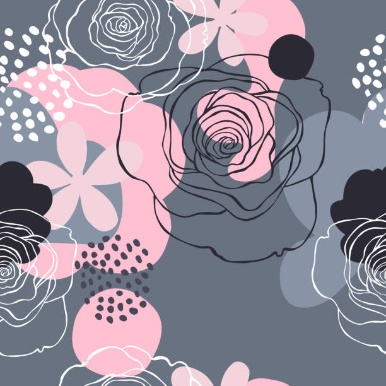
#> input picture swatches/art11_resized.jpg, 386 x 386 px; its folder holds only this picture in this run
$ python create_swatch_tile.py
#> lines starting #> are read from the running program, lines starting #| are printed output that depends on the picture
from PIL import Image
from tqdm import tqdm
import os

# folder with swatches
folder = 'swatches'
scale = 2

try:
    os.mkdir('tiled_images')
except FileExistsError:
    pass

def tiled_images(image_path, image_name):
    # Load the image
#> called with image_path = 'swatches/art11_resized.jpg', image_name = 'art11_resized.jpg'
    input_image = Image.open(image_path)
#> input_image is the input picture: PIL image 386x386 RGB; mean R, G, B 147.3, 139.3, 153.3

    # Get the dimensions of the input image
    width, height = input_image.size
#> width = 386; height = 386

    if width == height:
        # Create a new image with {scale} times width and height of the input image
        output_image = Image.new("RGB", (scale * width, scale * height))
#> output_image: PIL image 772x772 RGB; every value is 0

        # Paste the input image into the output image 'scale' times
        for x in range(scale):
            for y in range(scale):
                output_image.paste(input_image, (x * width, y * height))
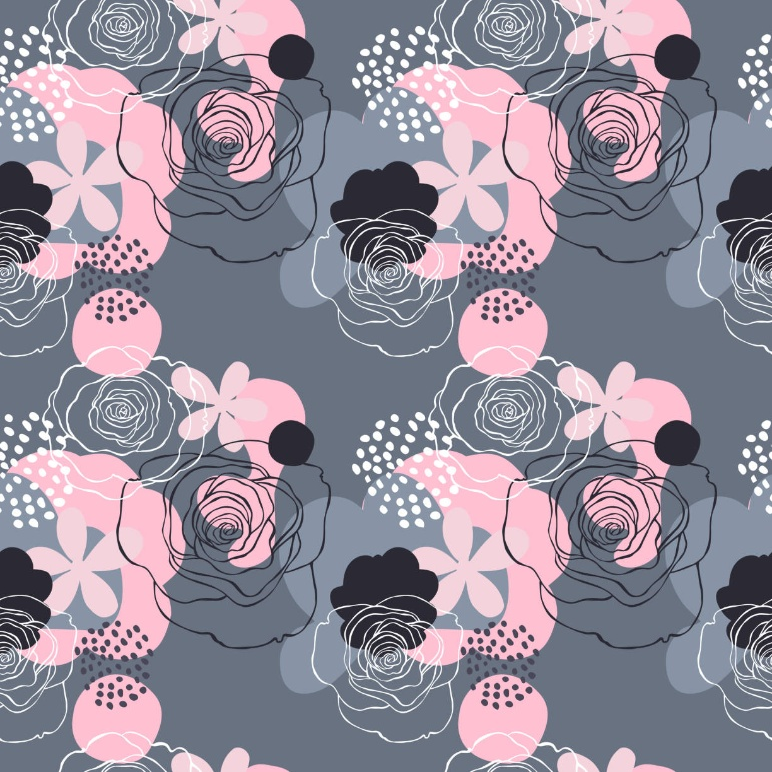
#> output_image: PIL image 772x772 RGB; mean R, G, B 147.3, 139.3, 153.3

        # Save the output image
        image_name = image_name.split(".")[0]
        img_name = os.path.join("tiled_images", f'{image_name}.jpg')
        output_image.save(img_name)

for filename in tqdm(os.listdir(folder), bar_format='{l_bar}{bar:20}{r_bar}{bar:-10b}'):
    image_path = os.path.join(folder,filename)
    image_name = filename
    tiled_images(image_path, image_name)
